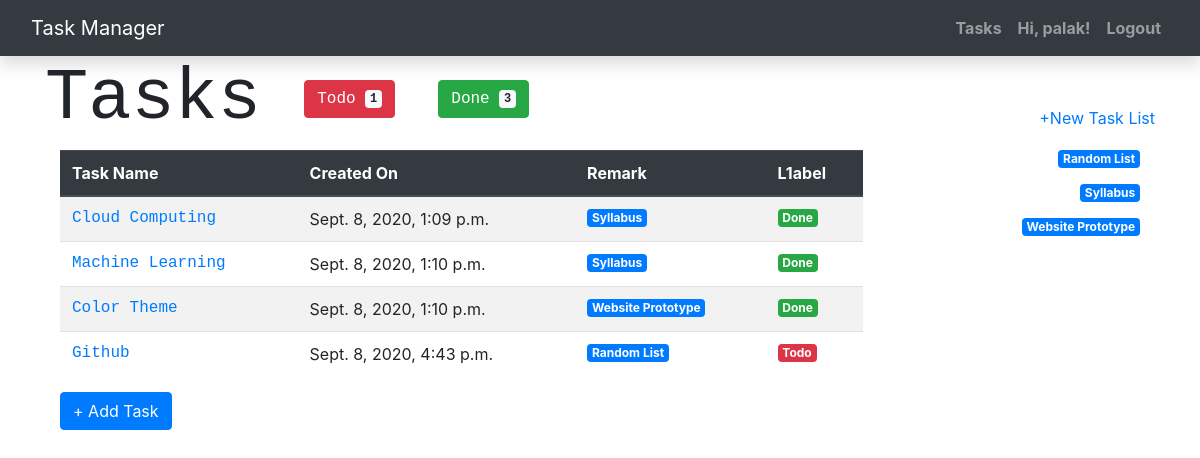
The app's page /task/ (signed in) with its own data.
### todo/models.py (models this page shows, shortened)
class Task(models.Model):
    title = models.CharField(max_length=128)
    slug = AutoSlugField(populate_from='title')
    description = models.TextField(default='',blank=True)
    task_list = models.ForeignKey(TaskList, on_delete=models.CASCADE, null=True)
    created_date = models.DateTimeField(default=timezone.now, blank=True, null=True)
    completed = models.BooleanField(default=False)
    completed_date = models.DateField(blank=True, null=True)
    created_by = models.ForeignKey(
        User,
        related_name="todo_created_by",
        on_delete=models.CASCADE,
    )

class TaskList(models.Model):
    name = models.CharField(max_length=60)
    slug = AutoSlugField(populate_from='name')
    def __str__(self):
        return self.name
    class Meta:
        ordering = ["name"]
        verbose_name_plural = "Task Lists"

### todo/views.py (the view)
# urls.py: path('task/', views.tasks, name='tasks'),
@login_required
def tasks(request):
    return render(request, 'tasks.html',{
        "tasks" : Task.objects.all(),
        "task_group" : TaskList.objects.all(),
        "tasks_todo" : Task.objects.filter(completed="False").count(),
        "tasks_done" : Task.objects.filter(completed="True").count()
    })

### todo/templates/tasks.html
{% extends 'base.html'%}
{% block content %}
    <div class="row">
        <div class="col-9">
            <h3 class="display-3 text-monospace"> Tasks
                <button type="button" class="btn btn-danger">
                    Todo <span class="badge badge-light">{{tasks_todo}}</span>
                </button>
                <button class="btn btn-success">
                    Done <span class="badge badge-light">{{tasks_done}}</span>
                </button>
            </h3>
        </div>
        <div class="col-3 text-right " style="margin-top:50px;">
            <a href = "{% url 'tasklist_new' %}" > +New Task List</a>
        </div>
    </div>
    <div class="container">
        <div class="row">
            <div class="col-9">
                <table class="table table-striped">
                    <thead class="thead-dark">
                        <tr>
                        <th scope="col">Task Name </th>
                        <th scope="col">Created On </th>
                        <th scope="col">Remark </th>
                        <th scope="col">L1abel </th>
                      </tr>
                    </thead>
                    <tbody>
                        {% for task in tasks %}
                    <tr>
                        <td><a href="{% url 'task_detail' task.slug  %}" class="text-monospace"> {{ task.title }} </a> </td>
                        <td>{{ task.created_date}}</td>
                        <td><a href="{% url 'tasklist_detail' task.task_list.id %}" class="badge badge-primary"> {{ task.task_list}} </a> </td>
                        <td> {% if task.completed  %}
                            <span class="badge badge-success">Done</span>
                        {% else %}
                            <span class="badge badge-danger">Todo</span>
                        {% endif %}
                    </td>
                    </tr>
                      {% endfor %}
                    </tbody>
                  </table>
                  <a href="{% url 'tasks_add' %}">
                    <button type="button" class="btn btn-primary"> + Add Task</button>
                </a>
            </div>
            <div class="col-3 text-right">
                {% for taskgroup in task_group %}
                <p><a href="{% url 'tasklist_detail' taskgroup.id %}" class="badge badge-primary"> {{taskgroup.name}} </a> </li>
                {% endfor %}
            </div>
        </div>
    </div>
{% endblock content %}

### todo/templates/base.html (shortened to what this page needs)
<html>
    <head>
        <link rel="stylesheet" href="https://stackpath.bootstrapcdn.com/bootstrap/4.5.2/css/bootstrap.min.css">
    </head>
    <body>
        <nav class="navbar navbar-expand-lg navbar-dark bg-dark shadow" id="mainNav">
            <div class="container-fluid">
                <a class="navbar-brand" href="{% url 'home' %}">Task Manager</a>
                <div class="collapse navbar-collapse" id="navbarResponsive">
                    <ul class="navbar-nav ml-auto">
                        {% if user.is_authenticated %}
                        <li class="nav-item text-black">
                            <a class="nav-link text-black font-weight-bold" href="{% url 'tasks' %}">Tasks</a>
                        </li>
                        <li class="nav-item text-black">
                            <a class="nav-link text-black font-weight-bold" href="#">Hi, {{ user.username }}!</a>
                        </li>
                        <li class="nav-item text-black">
                            <a class="nav-link text-black font-weight-bold" href="{% url 'logout' %}">Logout</a>
                        </li>
                        {% else %}
                        <li class="nav-item text-black">
                            <a class="nav-link text-black font-weight-bold" href="{% url 'login' %}">Login</a>
                        </li>
                        {% endif %}
                    </ul>
                </div>
            </div>
        </nav>
        <div class="container">
            {% block content %}
            {% endblock content %}
        </div>
    </body>
</html>

### records on screen
Task: title "Cloud Computing", created_date "Sept. 8, 2020, 1:09 p.m.", task_list "Syllabus", completed "Done"
Task: title "Machine Learning", created_date "Sept. 8, 2020, 1:10 p.m.", task_list "Syllabus", completed "Done"
Task: title "Color Theme", created_date "Sept. 8, 2020, 1:10 p.m.", task_list "Website Prototype", completed "Done"
Task: title "Github", created_date "Sept. 8, 2020, 4:43 p.m.", task_list "Random List", completed "Todo"
TaskList: name "Random List"
TaskList: name "Syllabus"
TaskList: name "Website Prototype"

### other values on screen
{{ user.username }} "palak"
{{ tasks_todo }} "1"
{{ tasks_done }} "3"
